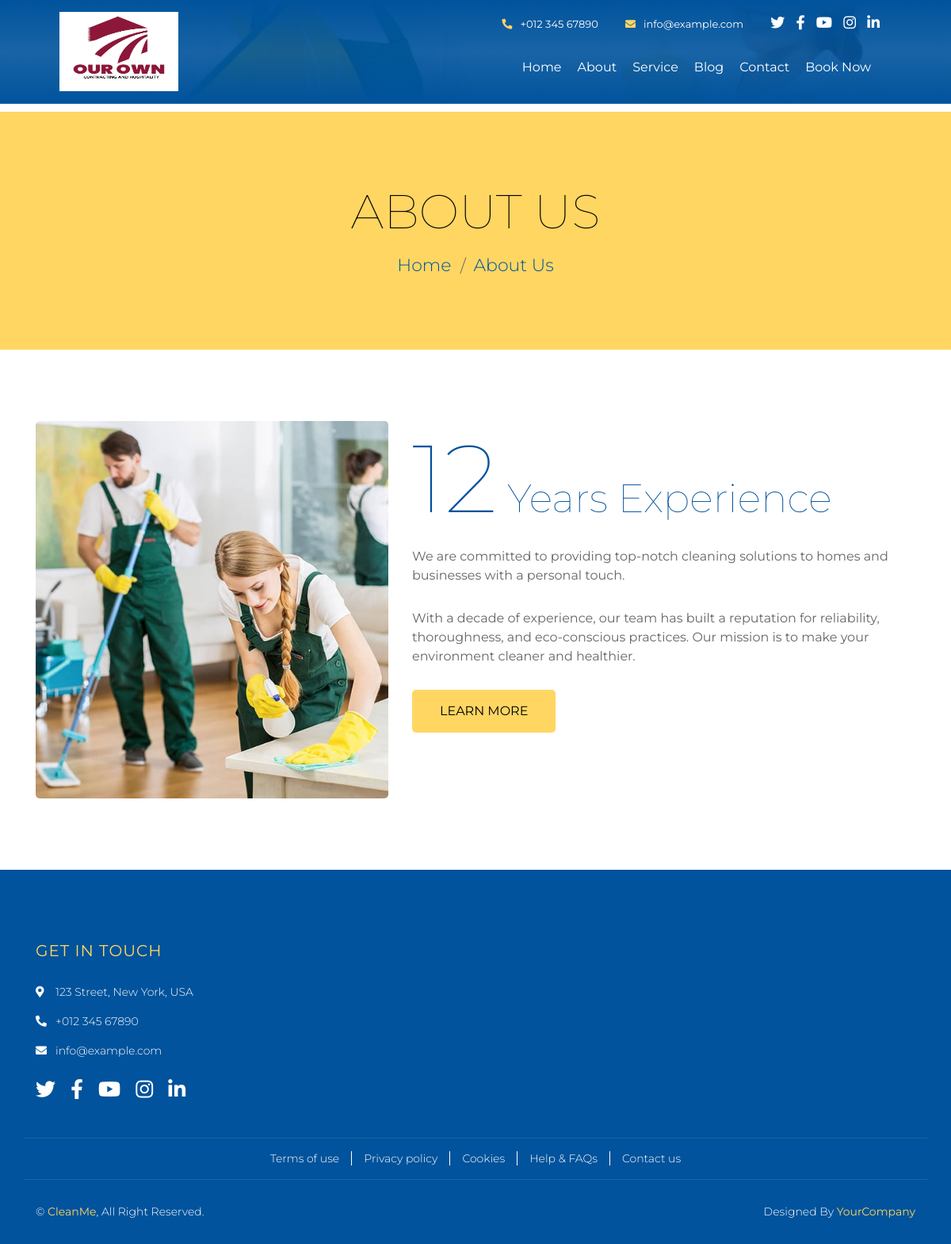
Page /about/ on the earlier database version.
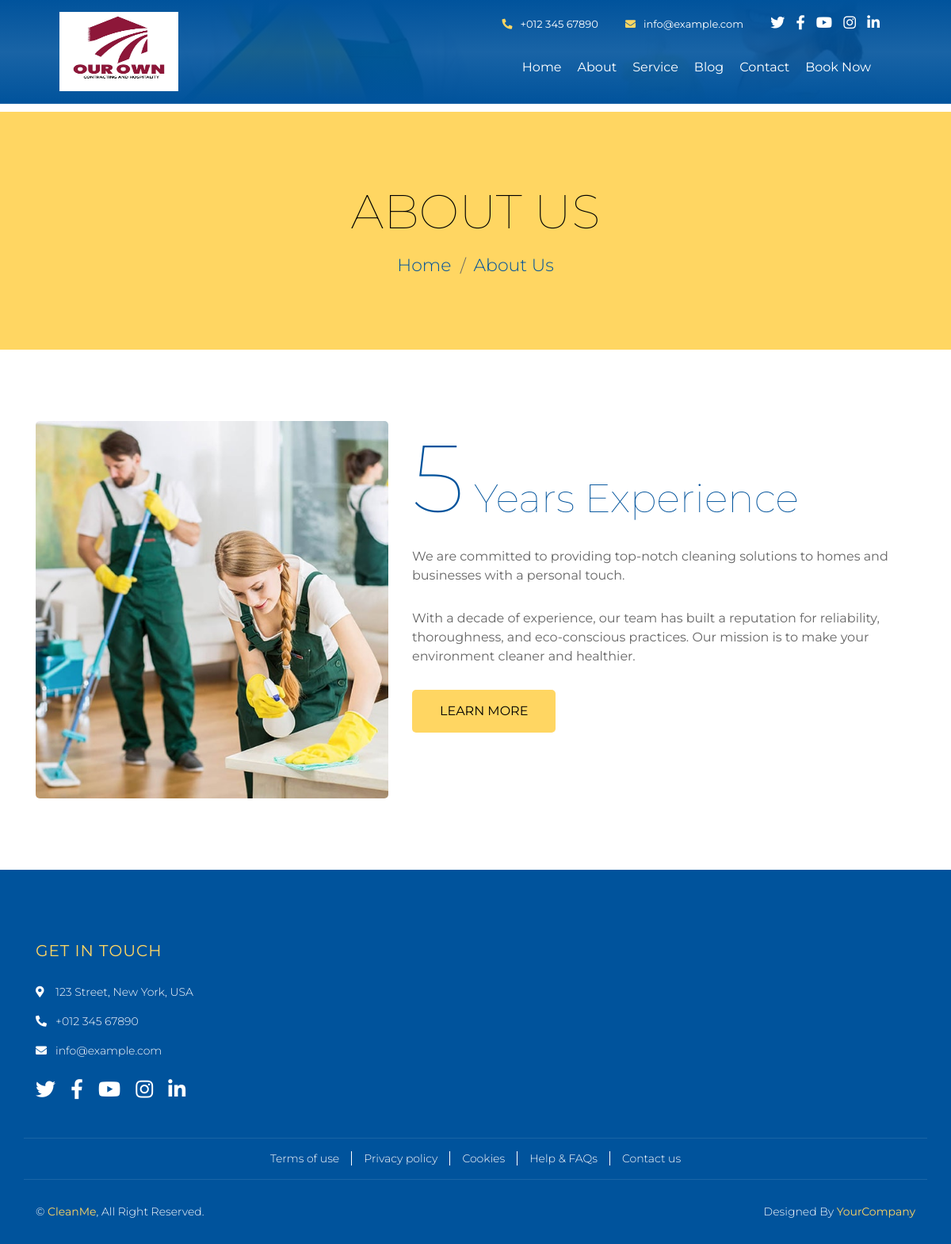
Same page on the later database version.
### core/models.py (models this page shows)
class About(models.Model):
    experience_years = models.PositiveIntegerField(default=0)
    title = models.CharField(max_length=255)
    description = models.TextField()
    more_info = models.TextField()
    image = models.ImageField(upload_to='about/')
    why_choose_us = models.TextField(blank=True, null=True)

### core/views.py (the view)
# urls.py: path('about/', views.about, name='about'),
def about(request):
    about = About.objects.first()
    return render(request, 'core/about.html', {
        'about': about,
    })

### core/templates/core/about.html (shortened to what this page needs)
{% extends "base.html" %}
{% load static %}
{% block content %}
<div class="page-header">
    <div class="container">
        <div class="col-12"><h2>About Us</h2></div>
        <div class="col-12"><a href="{% url 'home' %}">Home</a> <a href="">About Us</a></div>
    </div>
</div>
<div class="about">
    <div class="container">
        <div class="row">
            <div class="col-lg-5 col-md-6">
                <div class="about-img">
                    <img src="{{ about.image.url }}" alt="Image">
                </div>
            </div>
            <div class="col-lg-7 col-md-6">
                <div class="about-text">
                    <h2><span>{{ about.experience_years }}</span> Years Experience</h2>
                    <p>{{ about.description }}</p>
                    <p>{{ about.more_info }}</p>
                    <a class="btn" href="">Learn More</a>
                </div>
            </div>
        </div>
    </div>
</div>
{% endblock %}

### core/templates/base.html (shortened to what this page needs)
{% load static %}
<!DOCTYPE html>
<html lang="en">
<head>
    <link href="https://cdn.jsdelivr.net/npm/bootstrap@5.3.2/dist/css/bootstrap.min.css" rel="stylesheet">
    <link href="https://cdn.jsdelivr.net/npm/bootstrap-icons@1.10.5/font/bootstrap-icons.css" rel="stylesheet">
    <link href="https://stackpath.bootstrapcdn.com/bootstrap/4.4.1/css/bootstrap.min.css" rel="stylesheet">
    <link href="https://cdnjs.cloudflare.com/ajax/libs/font-awesome/5.10.0/css/all.min.css" rel="stylesheet">
    <link href="{% static 'lib/owlcarousel/assets/owl.carousel.min.css' %}" rel="stylesheet">
    <link href="{% static 'lib/lightbox/css/lightbox.min.css' %}" rel="stylesheet">
    <link href="{% static 'css/style.css' %}" rel="stylesheet">
</head>
<body>
    <div class="wrapper">
        <div class="header home">
            <div class="container-fluid">
                <div class="header-top row align-items-center">
                    <div class="col-lg-3">
                        <div class="brand">
                            <a href="{% url 'home' %}">
                                <img src="{% static 'img/logo.jpg' %}" alt="Logo" class="img-fluid">
                            </a>
                        </div>
                    </div>
                    <div class="col-lg-9">
                        <div class="topbar">
                            <div class="topbar-col">
                                <a href="tel:+01234567890"><i class="fa fa-phone-alt"></i>+012 345 67890</a>
                            </div>
                            <div class="topbar-col">
                                <a href="mailto:info@example.com"><i class="fa fa-envelope"></i>info@example.com</a>
                            </div>
                            <div class="topbar-col">
                                <div class="topbar-social">
                                    <a href="#"><i class="fab fa-twitter"></i></a>
                                    <a href="#"><i class="fab fa-facebook-f"></i></a>
                                    <a href="#"><i class="fab fa-youtube"></i></a>
                                    <a href="#"><i class="fab fa-instagram"></i></a>
                                    <a href="#"><i class="fab fa-linkedin-in"></i></a>
                                </div>
                            </div>
                        </div>
                        <div class="navbar navbar-expand-lg bg-light navbar-light">
                            <div class="collapse navbar-collapse justify-content-between" id="navbarCollapse">
                                <div class="navbar-nav ml-auto">
                                    <a href="{% url 'home' %}" class="nav-item nav-link">Home</a>
                                    <a href="{% url 'about' %}" class="nav-item nav-link">About</a>
                                    <a href="{% url 'services' %}" class="nav-item nav-link">Service</a>
                                    <a href="{% url 'blog' %}" class="nav-item nav-link">Blog</a>
                                    <a href="{% url 'contact' %}" class="nav-item nav-link">Contact</a>
                                    <a href="{% url 'book_now' %}" class="nav-item nav-link">Book Now</a>
                                </div>
                            </div>
                            </div>
                        </div>
                    </div>
                </div>
            </div>
        </div>
        {% block content %}
        {% endblock %}
        <div class="footer">
            <div class="container">
                <div class="row">
                   <div class="col-md-6 col-lg-3">
    <div class="footer-contact">
        <h2>Get In Touch</h2>
        <p><i class="fa fa-map-marker-alt"></i>123 Street, New York, USA</p>
        <p><i class="fa fa-phone-alt"></i>+012 345 67890</p>
        <p><i class="fa fa-envelope"></i>info@example.com</p>
        <div class="footer-social">
            <a href="#"><i class="fab fa-twitter"></i></a>
            <a href="#"><i class="fab fa-facebook-f"></i></a>
            <a href="#"><i class="fab fa-youtube"></i></a>
            <a href="#"><i class="fab fa-instagram"></i></a>
            <a href="#"><i class="fab fa-linkedin-in"></i></a>
        </div>
    </div>
</div>
                </div>
            </div>
            <div class="container footer-menu">
                <div class="f-menu">
                    <a href="#">Terms of use</a>
                    <a href="#">Privacy policy</a>
                    <a href="#">Cookies</a>
                    <a href="#">Help & FAQs</a>
                    <a href="#">Contact us</a>
                </div>
            </div>
            <div class="container copyright">
                <div class="row">
                    <div class="col-md-6">
                        <p>&copy; <a href="#">CleanMe</a>, All Right Reserved.</p>
                    </div>
                    <div class="col-md-6">
                        <p>Designed By <a href="#">YourCompany</a></p>
                    </div>
                </div>
            </div>
        </div>
</body>
</html>

### core/static/css/style.css (style rules this page uses)
body { color: #666666; background: #ffffff; font-family: 'Montserrat', sans-serif; font-weight: 400; }
h1, h2, h3, h4, h5, h6 { font-weight: 100; }
a { color: #454545; transition: .3s; }
.wrapper { position: relative; width: 100%; max-width: 1366px; margin: 0 auto; background: #ffffff; }
.header { position: relative; width: 100%; padding: 15px 0 0 0; background: #00539C; }
.header.home { margin-bottom: 10px; background: linear-gradient(rgba(0, 83, 156, 1), rgba(0, 83, 156, .9), rgba(0, 83, 156, 1)), url(../img/header.jpg); background-position: center; background-repeat: no-repeat; background-size: cover; }
@media (min-width: 992px) { .header .row { padding: 0 60px; } }
.header .header-top { padding-bottom: 15px; border-bottom: 1px solid rgba(255, 255, 255, .1); }
.header .brand { position: relative; }
.header .brand a { color: #ffffff; font-size: 60px; font-weight: 100; }
.header .brand img { width: 100%; max-width: 150px; height: 100%; max-height: 100px; }
.header .topbar { position: relative; text-align: right; }
.header .topbar .topbar-col { display: inline-block; padding: 0 15px; margin-bottom: 15px; }
.header .topbar-col a { color: #ffffff; font-size: 13px; }
.header .topbar-col a i { margin-right: 10px; color: #FFD662; }
.header .topbar-social { position: relative; }
.header .topbar-social a { display: inline-block; }
.header .topbar-social a i { margin-right: 10px; font-size: 18px; color: #ffffff; }
.header .topbar-social a:last-child i { margin: 0; }
@media (min-width: 992px) { .header .navbar { background: transparent !important; } }
@media (min-width: 992px) { .header .navbar-light a.nav-link, .header .navbar-light .show > .nav-link { position: relative; padding: 8px 10px; color: #ffffff; font-size: 16px; z-index: 1; } }
.page-header { position: relative; margin-bottom: 45px; padding: 90px 0; text-align: center; background: #FFD662; }
.page-header h2 { color: #000000; font-size: 60px; font-weight: 100; text-transform: uppercase; margin-bottom: 15px; }
.page-header a { position: relative; padding: 0 12px; font-size: 22px; font-weight: 300; color: #00539C; }
.page-header a::after { position: absolute; content: "/"; width: 8px; height: 8px; top: -2px; right: -7px; text-align: center; color: #666666; }
.page-header a:last-child::after { display: none; }
.about { position: relative; width: 100%; padding: 45px 0; }
.about .about-img img { width: 100%; border-radius: 5px; }
.about .about-text h2 { position: relative; color: #00539C; font-size: 50px; margin-bottom: 15px; }
.about .about-text h2 span { font-size: 120px; }
.about .about-text p { font-size: 16px; margin-bottom: 30px; }
.about .about-text a.btn { padding: 15px 35px; font-size: 16px; text-transform: uppercase; color: #000000; border: none; border-radius: 5px; background: #FFD662; transition: .3s; }
.footer { position: relative; margin-top: 45px; padding-top: 90px; background: #00539C; color: #ffffff; font-weight: 300; }
.footer .footer-contact, .footer .footer-link, .footer .footer-form { position: relative; margin-bottom: 45px; }
.footer .footer-contact h2, .footer .footer-link h2, .footer .footer-form h2 { position: relative; margin-bottom: 30px; font-size: 20px; font-weight: 400; color: #FFD662; text-transform: uppercase; letter-spacing: 1px; }
.footer .footer-contact p { font-size: 14px; }
.footer .footer-contact p i { width: 25px; }
.footer .footer-social { position: relative; margin-top: 25px; }
.footer .footer-social a { display: inline-block; }
.footer .footer-social a i { margin-right: 15px; font-size: 25px; color: #ffffff; }
.footer .footer-social a:last-child i { margin: 0; }
.footer .footer-menu { position: relative; padding: 15px 0; border-top: 1px solid rgba(255, 255, 255, .1); }
.footer .footer-menu .f-menu { font-size: 0; text-align: center; }
.footer .footer-menu .f-menu a { color: #ffffff; font-size: 14px; margin-right: 15px; padding-right: 15px; border-right: 1px solid #ffffff; }
.footer .footer-menu .f-menu a:last-child { margin-right: 0; padding-right: 0; border-right: none; }
.footer .copyright { padding: 30px 15px; border-top: 1px solid rgba(255, 255, 255, .1); }
.footer .copyright p { margin: 0; font-size: 14px; }
.footer .copyright .col-md-6:last-child p { text-align: right; }
.footer .copyright p a { color: #FFD662; font-weight: 400; }

Differences in the rows shown:
changed About: experience_years "12" → "5"
